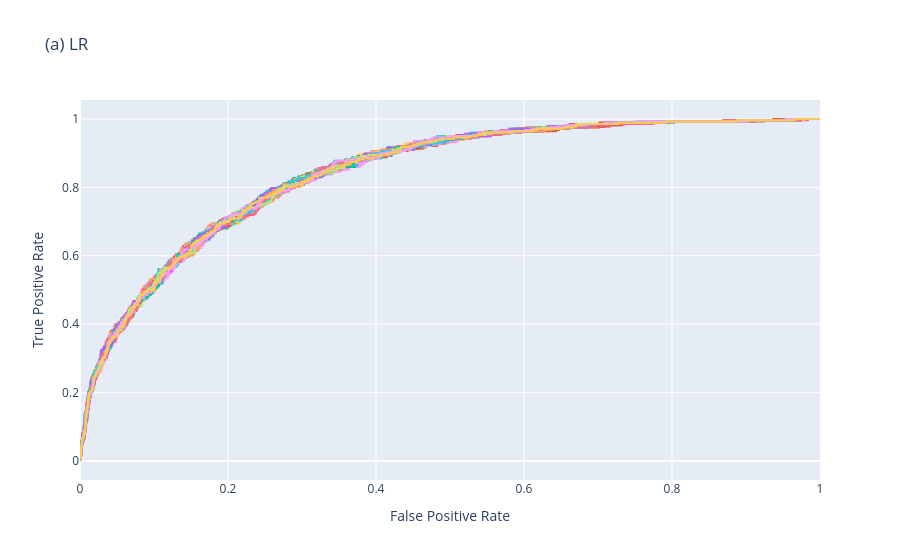

The notebook cell saved with this chart:
### Code cell
fig = go.Figure()

for i, roc_curve in enumerate(roc_curves_log):
    fig.add_trace(go.Scatter(
        x=roc_curve['False Positive Rate'],
        y=roc_curve['True Positive Rate'],
        mode='lines',
        name=f'ROC Curve {i+1}',
        showlegend=False  # Remove the legend for each trace
    ))

fig.update_layout(
    title='(a) LR',
    xaxis_title='False Positive Rate',
    yaxis_title='True Positive Rate'
)

fig.show()

### Figure 1 — Plotly figure (JSON) as saved in the notebook; plotly's stock layout.template omitted (floating-point values rounded to 4 significant figures; data arrays with more than 128 entries replaced by an {"elided": "..."} marker saying what was removed)
{"data": [{"mode": "lines", "name": "ROC Curve 1", "showlegend": false, "type": "scatter", "x": {"elided": "438 float values"}, "y": {"elided": "438 float values"}}, {"mode": "lines", "name": "ROC Curve 2", "showlegend": false, "type": "scatter", "x": {"elided": "454 float values"}, "y": {"elided": "454 float values"}}, {"mode": "lines", "name": "ROC Curve 3", "showlegend": false, "type": "scatter", "x": {"elided": "461 float values"}, "y": {"elided": "461 float values"}}, {"mode": "lines", "name": "ROC Curve 4", "showlegend": false, "type": "scatter", "x": {"elided": "441 float values"}, "y": {"elided": "441 float values"}}, {"mode": "lines", "name": "ROC Curve 5", "showlegend": false, "type": "scatter", "x": {"elided": "439 float values"}, "y": {"elided": "439 float values"}}, {"mode": "lines", "name": "ROC Curve 6", "showlegend": false, "type": "scatter", "x": {"elided": "447 float values"}, "y": {"elided": "447 float values"}}, {"mode": "lines", "name": "ROC Curve 7", "showlegend": false, "type": "scatter", "x": {"elided": "444 float values"}, "y": {"elided": "444 float values"}}, {"mode": "lines", "name": "ROC Curve 8", "showlegend": false, "type": "scatter", "x": {"elided": "449 float values"}, "y": {"elided": "449 float values"}}, {"mode": "lines", "name": "ROC Curve 9", "showlegend": false, "type": "scatter", "x": {"elided": "443 float values"}, "y": {"elided": "443 float values"}}, {"mode": "lines", "name": "ROC Curve 10", "showlegend": false, "type": "scatter", "x": {"elided": "448 float values"}, "y": {"elided": "448 float values"}}, {"mode": "lines", "name": "ROC Curve 11", "showlegend": false, "type": "scatter", "x": {"elided": "439 float values"}, "y": {"elided": "439 float values"}}, {"mode": "lines", "name": "ROC Curve 12", "showlegend": false, "type": "scatter", "x": {"elided": "447 float values"}, "y": {"elided": "447 float values"}}, {"mode": "lines", "name": "ROC Curve 13", "showlegend": false, "type": "scatter", "x": {"elided": "458 float values"}, "y": {"elided": "458 float values"}}, {"mode": "lines", "name": "ROC Curve 14", "showlegend": false, "type": "scatter", "x": {"elided": "456 float values"}, "y": {"elided": "456 float values"}}, {"mode": "lines", "name": "ROC Curve 15", "showlegend": false, "type": "scatter", "x": {"elided": "426 float values"}, "y": {"elided": "426 float values"}}, {"mode": "lines", "name": "ROC Curve 16", "showlegend": false, "type": "scatter", "x": {"elided": "445 float values"}, "y": {"elided": "445 float values"}}, {"mode": "lines", "name": "ROC Curve 17", "showlegend": false, "type": "scatter", "x": {"elided": "434 float values"}, "y": {"elided": "434 float values"}}, {"mode": "lines", "name": "ROC Curve 18", "showlegend": false, "type": "scatter", "x": {"elided": "439 float values"}, "y": {"elided": "439 float values"}}, {"mode": "lines", "name": "ROC Curve 19", "showlegend": false, "type": "scatter", "x": {"elided": "447 float values"}, "y": {"elided": "447 float values"}}, {"mode": "lines", "name": "ROC Curve 20", "showlegend": false, "type": "scatter", "x": {"elided": "446 float values"}, "y": {"elided": "446 float values"}}, {"mode": "lines", "name": "ROC Curve 21", "showlegend": false, "type": "scatter", "x": {"elided": "456 float values"}, "y": {"elided": "456 float values"}}, {"mode": "lines", "name": "ROC Curve 22", "showlegend": false, "type": "scatter", "x": {"elided": "419 float values"}, "y": {"elided": "419 float values"}}, {"mode": "lines", "name": "ROC Curve 23", "showlegend": false, "type": "scatter", "x": {"elided": "444 float values"}, "y": {"elided": "444 float values"}}, {"mode": "lines", "name": "ROC Curve 24", "showlegend": false, "type": "scatter", "x": {"elided": "450 float values"}, "y": {"elided": "450 float values"}}, {"mode": "lines", "name": "ROC Curve 25", "showlegend": false, "type": "scatter", "x": {"elided": "424 float values"}, "y": {"elided": "424 float values"}}, {"mode": "lines", "name": "ROC Curve 26", "showlegend": false, "type": "scatter", "x": {"elided": "444 float values"}, "y": {"elided": "444 float values"}}, {"mode": "lines", "name": "ROC Curve 27", "showlegend": false, "type": "scatter", "x": {"elided": "441 float values"}, "y": {"elided": "441 float values"}}, {"mode": "lines", "name": "ROC Curve 28", "showlegend": false, "type": "scatter", "x": {"elided": "432 float values"}, "y": {"elided": "432 float values"}}, {"mode": "lines", "name": "ROC Curve 29", "showlegend": false, "type": "scatter", "x": {"elided": "447 float values"}, "y": {"elided": "447 float values"}}, {"mode": "lines", "name": "ROC Curve 30", "showlegend": false, "type": "scatter", "x": {"elided": "447 float values"}, "y": {"elided": "447 float values"}}, {"mode": "lines", "name": "ROC Curve 31", "showlegend": false, "type": "scatter", "x": {"elided": "423 float values"}, "y": {"elided": "423 float values"}}, {"mode": "lines", "name": "ROC Curve 32", "showlegend": false, "type": "scatter", "x": {"elided": "452 float values"}, "y": {"elided": "452 float values"}}, {"mode": "lines", "name": "ROC Curve 33", "showlegend": false, "type": "scatter", "x": {"elided": "434 float values"}, "y": {"elided": "434 float values"}}, {"mode": "lines", "name": "ROC Curve 34", "showlegend": false, "type": "scatter", "x": {"elided": "449 float values"}, "y": {"elided": "449 float values"}}, {"mode": "lines", "name": "ROC Curve 35", "showlegend": false, "type": "scatter", "x": {"elided": "448 float values"}, "y": {"elided": "448 float values"}}, {"mode": "lines", "name": "ROC Curve 36", "showlegend": false, "type": "scatter", "x": {"elided": "425 float values"}, "y": {"elided": "425 float values"}}, {"mode": "lines", "name": "ROC Curve 37", "showlegend": false, "type": "scatter", "x": {"elided": "464 float values"}, "y": {"elided": "464 float values"}}, {"mode": "lines", "name": "ROC Curve 38", "showlegend": false, "type": "scatter", "x": {"elided": "448 float values"}, "y": {"elided": "448 float values"}}, {"mode": "lines", "name": "ROC Curve 39", "showlegend": false, "type": "scatter", "x": {"elided": "452 float values"}, "y": {"elided": "452 float values"}}, {"mode": "lines", "name": "ROC Curve 40", "showlegend": false, "type": "scatter", "x": {"elided": "455 float values"}, "y": {"elided": "455 float values"}}, {"mode": "lines", "name": "ROC Curve 41", "showlegend": false, "type": "scatter", "x": {"elided": "444 float values"}, "y": {"elided": "444 float values"}}, {"mode": "lines", "name": "ROC Curve 42", "showlegend": false, "type": "scatter", "x": {"elided": "448 float values"}, "y": {"elided": "448 float values"}}, {"mode": "lines", "name": "ROC Curve 43", "showlegend": false, "type": "scatter", "x": {"elided": "457 float values"}, "y": {"elided": "457 float values"}}, {"mode": "lines", "name": "ROC Curve 44", "showlegend": false, "type": "scatter", "x": {"elided": "459 float values"}, "y": {"elided": "459 float values"}}, {"mode": "lines", "name": "ROC Curve 45", "showlegend": false, "type": "scatter", "x": {"elided": "460 float values"}, "y": {"elided": "460 float values"}}, {"mode": "lines", "name": "ROC Curve 46", "showlegend": false, "type": "scatter", "x": {"elided": "427 float values"}, "y": {"elided": "427 float values"}}, {"mode": "lines", "name": "ROC Curve 47", "showlegend": false, "type": "scatter", "x": {"elided": "436 float values"}, "y": {"elided": "436 float values"}}, {"mode": "lines", "name": "ROC Curve 48", "showlegend": false, "type": "scatter", "x": {"elided": "430 float values"}, "y": {"elided": "430 float values"}}, {"mode": "lines", "name": "ROC Curve 49", "showlegend": false, "type": "scatter", "x": {"elided": "446 float values"}, "y": {"elided": "446 float values"}}, {"mode": "lines", "name": "ROC Curve 50", "showlegend": false, "type": "scatter", "x": {"elided": "468 float values"}, "y": {"elided": "468 float values"}}, {"mode": "lines", "name": "ROC Curve 51", "showlegend": false, "type": "scatter", "x": {"elided": "455 float values"}, "y": {"elided": "455 float values"}}, {"mode": "lines", "name": "ROC Curve 52", "showlegend": false, "type": "scatter", "x": {"elided": "440 float values"}, "y": {"elided": "440 float values"}}, {"mode": "lines", "name": "ROC Curve 53", "showlegend": false, "type": "scatter", "x": {"elided": "444 float values"}, "y": {"elided": "444 float values"}}, {"mode": "lines", "name": "ROC Curve 54", "showlegend": false, "type": "scatter", "x": {"elided": "462 float values"}, "y": {"elided": "462 float values"}}, {"mode": "lines", "name": "ROC Curve 55", "showlegend": false, "type": "scatter", "x": {"elided": "448 float values"}, "y": {"elided": "448 float values"}}, {"mode": "lines", "name": "ROC Curve 56", "showlegend": false, "type": "scatter", "x": {"elided": "457 float values"}, "y": {"elided": "457 float values"}}, {"mode": "lines", "name": "ROC Curve 57", "showlegend": false, "type": "scatter", "x": {"elided": "446 float values"}, "y": {"elided": "446 float values"}}, {"mode": "lines", "name": "ROC Curve 58", "showlegend": false, "type": "scatter", "x": {"elided": "423 float values"}, "y": {"elided": "423 float values"}}, {"mode": "lines", "name": "ROC Curve 59", "showlegend": false, "type": "scatter", "x": {"elided": "435 float values"}, "y": {"elided": "435 float values"}}, {"mode": "lines", "name": "ROC Curve 60", "showlegend": false, "type": "scatter", "x": {"elided": "469 float values"}, "y": {"elided": "469 float values"}}, {"mode": "lines", "name": "ROC Curve 61", "showlegend": false, "type": "scatter", "x": {"elided": "427 float values"}, "y": {"elided": "427 float values"}}, {"mode": "lines", "name": "ROC Curve 62", "showlegend": false, "type": "scatter", "x": {"elided": "449 float values"}, "y": {"elided": "449 float values"}}, {"mode": "lines", "name": "ROC Curve 63", "showlegend": false, "type": "scatter", "x": {"elided": "438 float values"}, "y": {"elided": "438 float values"}}, {"mode": "lines", "name": "ROC Curve 64", "showlegend": false, "type": "scatter", "x": {"elided": "444 float values"}, "y": {"elided": "444 float values"}}, {"mode": "lines", "name": "ROC Curve 65", "showlegend": false, "type": "scatter", "x": {"elided": "438 float values"}, "y": {"elided": "438 float values"}}, {"mode": "lines", "name": "ROC Curve 66", "showlegend": false, "type": "scatter", "x": {"elided": "439 float values"}, "y": {"elided": "439 float values"}}, {"mode": "lines", "name": "ROC Curve 67", "showlegend": false, "type": "scatter", "x": {"elided": "449 float values"}, "y": {"elided": "449 float values"}}, {"mode": "lines", "name": "ROC Curve 68", "showlegend": false, "type": "scatter", "x": {"elided": "455 float values"}, "y": {"elided": "455 float values"}}, {"mode": "lines", "name": "ROC Curve 69", "showlegend": false, "type": "scatter", "x": {"elided": "450 float values"}, "y": {"elided": "450 float values"}}, {"mode": "lines", "name": "ROC Curve 70", "showlegend": false, "type": "scatter", "x": {"elided": "447 float values"}, "y": {"elided": "447 float values"}}, {"mode": "lines", "name": "ROC Curve 71", "showlegend": false, "type": "scatter", "x": {"elided": "441 float values"}, "y": {"elided": "441 float values"}}, {"mode": "lines", "name": "ROC Curve 72", "showlegend": false, "type": "scatter", "x": {"elided": "454 float values"}, "y": {"elided": "454 float values"}}, {"mode": "lines", "name": "ROC Curve 73", "showlegend": false, "type": "scatter", "x": {"elided": "441 float values"}, "y": {"elided": "441 float values"}}, {"mode": "lines", "name": "ROC Curve 74", "showlegend": false, "type": "scatter", "x": {"elided": "455 float values"}, "y": {"elided": "455 float values"}}, {"mode": "lines", "name": "ROC Curve 75", "showlegend": false, "type": "scatter", "x": {"elided": "449 float values"}, "y": {"elided": "449 float values"}}, {"mode": "lines", "name": "ROC Curve 76", "showlegend": false, "type": "scatter", "x": {"elided": "446 float values"}, "y": {"elided": "446 float values"}}, {"mode": "lines", "name": "ROC Curve 77", "showlegend": false, "type": "scatter", "x": {"elided": "454 float values"}, "y": {"elided": "454 float values"}}, {"mode": "lines", "name": "ROC Curve 78", "showlegend": false, "type": "scatter", "x": {"elided": "441 float values"}, "y": {"elided": "441 float values"}}, {"mode": "lines", "name": "ROC Curve 79", "showlegend": false, "type": "scatter", "x": {"elided": "429 float values"}, "y": {"elided": "429 float values"}}, {"mode": "lines", "name": "ROC Curve 80", "showlegend": false, "type": "scatter", "x": {"elided": "452 float values"}, "y": {"elided": "452 float values"}}, {"mode": "lines", "name": "ROC Curve 81", "showlegend": false, "type": "scatter", "x": {"elided": "445 float values"}, "y": {"elided": "445 float values"}}, {"mode": "lines", "name": "ROC Curve 82", "showlegend": false, "type": "scatter", "x": {"elided": "444 float values"}, "y": {"elided": "444 float values"}}, {"mode": "lines", "name": "ROC Curve 83", "showlegend": false, "type": "scatter", "x": {"elided": "446 float values"}, "y": {"elided": "446 float values"}}, {"mode": "lines", "name": "ROC Curve 84", "showlegend": false, "type": "scatter", "x": {"elided": "447 float values"}, "y": {"elided": "447 float values"}}, {"mode": "lines", "name": "ROC Curve 85", "showlegend": false, "type": "scatter", "x": {"elided": "449 float values"}, "y": {"elided": "449 float values"}}, {"mode": "lines", "name": "ROC Curve 86", "showlegend": false, "type": "scatter", "x": {"elided": "467 float values"}, "y": {"elided": "467 float values"}}, {"mode": "lines", "name": "ROC Curve 87", "showlegend": false, "type": "scatter", "x": {"elided": "458 float values"}, "y": {"elided": "458 float values"}}, {"mode": "lines", "name": "ROC Curve 88", "showlegend": false, "type": "scatter", "x": {"elided": "447 float values"}, "y": {"elided": "447 float values"}}, {"mode": "lines", "name": "ROC Curve 89", "showlegend": false, "type": "scatter", "x": {"elided": "451 float values"}, "y": {"elided": "451 float values"}}, {"mode": "lines", "name": "ROC Curve 90", "showlegend": false, "type": "scatter", "x": {"elided": "435 float values"}, "y": {"elided": "435 float values"}}, {"mode": "lines", "name": "ROC Curve 91", "showlegend": false, "type": "scatter", "x": {"elided": "450 float values"}, "y": {"elided": "450 float values"}}, {"mode": "lines", "name": "ROC Curve 92", "showlegend": false, "type": "scatter", "x": {"elided": "460 float values"}, "y": {"elided": "460 float values"}}, {"mode": "lines", "name": "ROC Curve 93", "showlegend": false, "type": "scatter", "x": {"elided": "438 float values"}, "y": {"elided": "438 float values"}}, {"mode": "lines", "name": "ROC Curve 94", "showlegend": false, "type": "scatter", "x": {"elided": "443 float values"}, "y": {"elided": "443 float values"}}, {"mode": "lines", "name": "ROC Curve 95", "showlegend": false, "type": "scatter", "x": {"elided": "444 float values"}, "y": {"elided": "444 float values"}}, {"mode": "lines", "name": "ROC Curve 96", "showlegend": false, "type": "scatter", "x": {"elided": "458 float values"}, "y": {"elided": "458 float values"}}, {"mode": "lines", "name": "ROC Curve 97", "showlegend": false, "type": "scatter", "x": {"elided": "457 float values"}, "y": {"elided": "457 float values"}}, {"mode": "lines", "name": "ROC Curve 98", "showlegend": false, "type": "scatter", "x": {"elided": "455 float values"}, "y": {"elided": "455 float values"}}, {"mode": "lines", "name": "ROC Curve 99", "showlegend": false, "type": "scatter", "x": {"elided": "453 float values"}, "y": {"elided": "453 float values"}}, {"mode": "lines", "name": "ROC Curve 100", "showlegend": false, "type": "scatter", "x": {"elided": "442 float values"}, "y": {"elided": "442 float values"}}], "layout": {"title": {"text": "(a) LR"}, "xaxis": {"title": {"text": "False Positive Rate"}}, "yaxis": {"title": {"text": "True Positive Rate"}}}}
